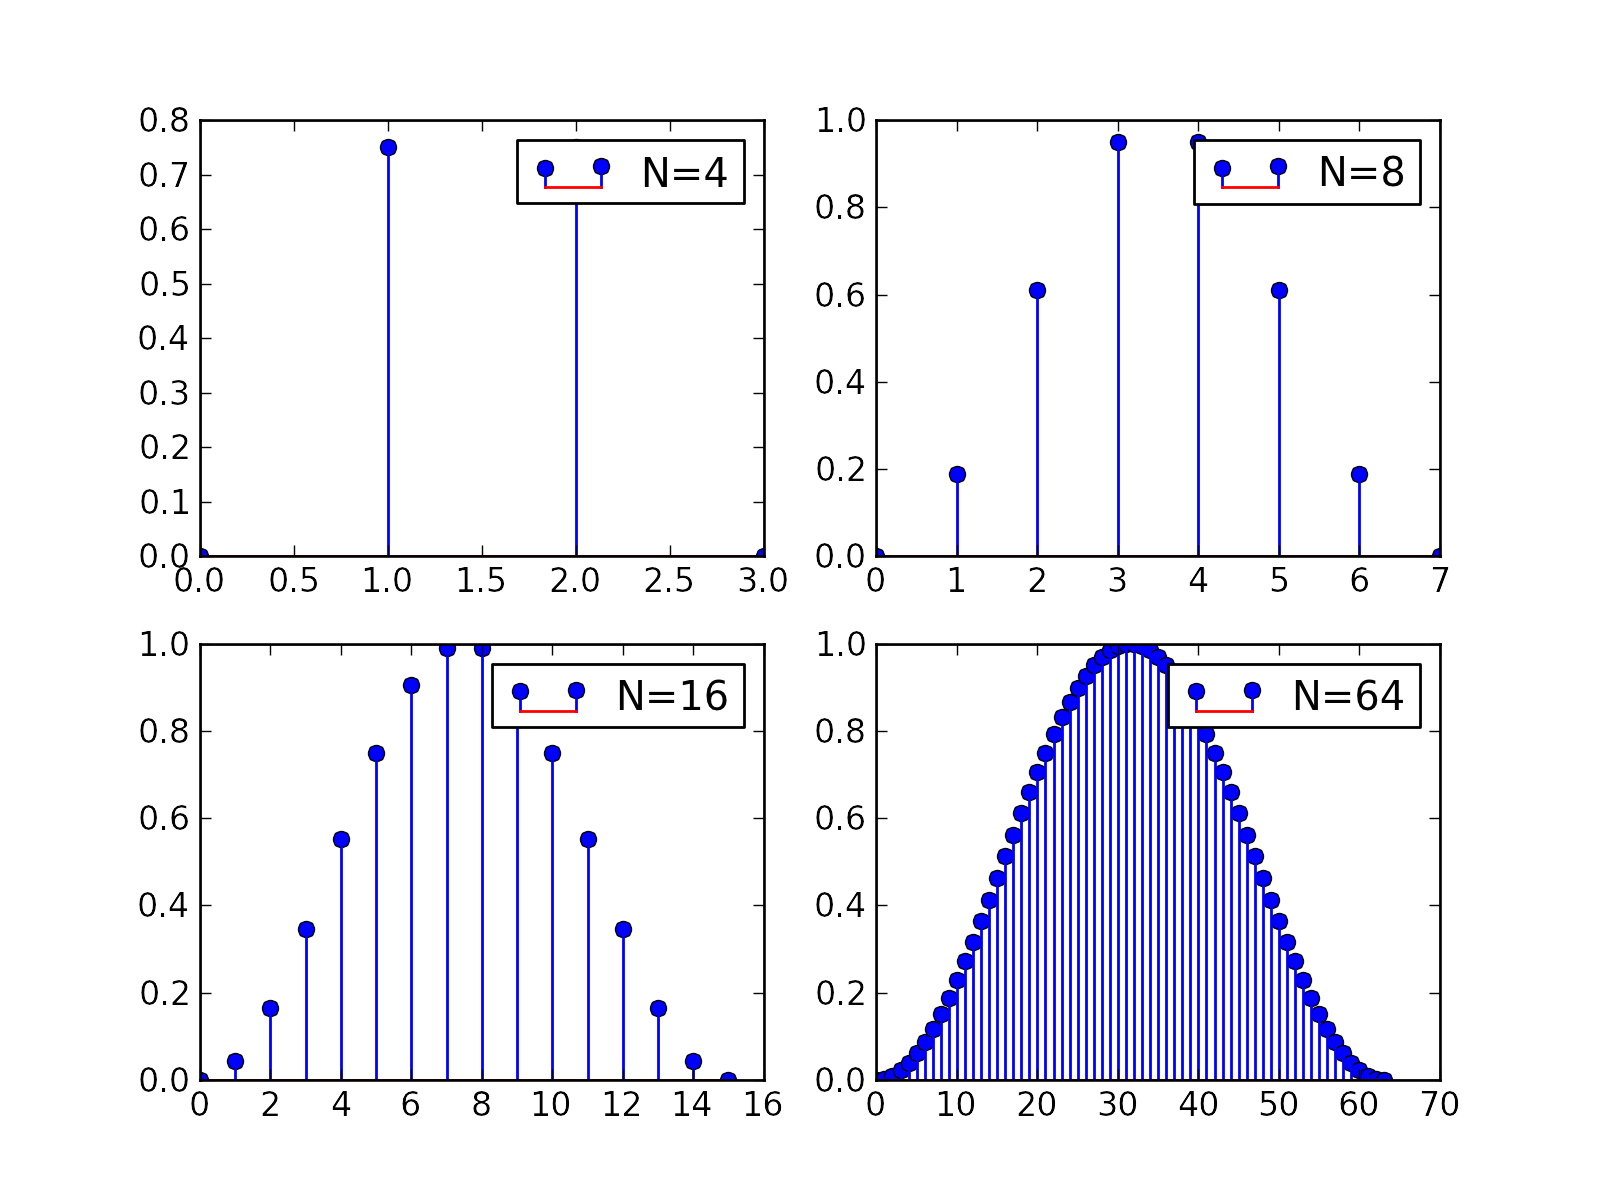

The Python source for this figure:
from pylab import *

N=[4, 8, 16, 64]

figure(frameon=False)

for i, n in enumerate(N):
  subplot(2,2,i+1)
  stem(arange(n), hanning(n))
  legend(['N=%d' % n])

savefig('subplot_tight.png', dpi = 200)
show()
